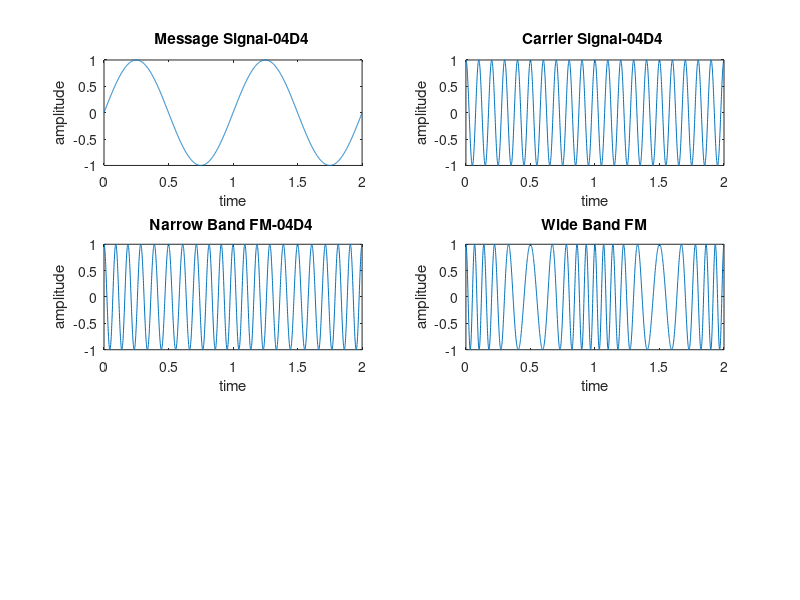

MATLAB code to generate this figure: (Note: this script raises an error after producing the figure.)
close all;
clear all;

fs = 1000;
t = 0:1/fs:2;   %Time Period

ac = 1;
am = 1;

fc = 10;
fm = 1;

wc = 2*pi*fc;
wm = 2*pi*fm;

c = ac.*cos(wc.*t); %Carrier Signal
m = am.*sin(wm.*t); %Message Signal

subplot(3,2,1);
plot(t,m);
title("Message Signal-04D4 ");
ylabel('amplitude');
xlabel("time");

subplot(3,2,2);
plot(t,c);
title("Carrier Signal-04D4 ");
ylabel('amplitude');
xlabel("time");

b = 1;
s1 = ac.*cos(wc.*t +b.*m);  %Single Tone FM(Narrow Band)
subplot(3,2,3);
plot(t,s1);
title("Narrow Band FM-04D4 ");
ylabel('amplitude');
xlabel("time");

b = 5;
s2 = ac.*cos(wc.*t +b.*m);  %Single Tone FM(Wide Band)
subplot(3,2,4);
plot(t,s2);
title("Wide Band FM");
ylabel('amplitude');
xlabel("time");    

%demodulation - narrow band fm
d = s1.* c;
d1 = fmdemod(s1,fc,fs,fc+2);
[b,a] = butter(2,2*fm/fs);
z = filter(b,a,d1);
subplot(3,2,5)
plot(t,z);
title("Demodulation -Narrow band fm");
ylabel('amplitude');
xlabel("time");

%demodulation - wide band fm
d = s2.* c;
d2 = fmdemod(s2,fc,fs,fc+2);
[b,a] = butter(2,2*fm/fs);
z = filter(b,a,d2);
subplot(3,2,6)
plot(t,z);
title("Demodulation - Wide band fm");
ylabel('amplitude');
xlabel("time");